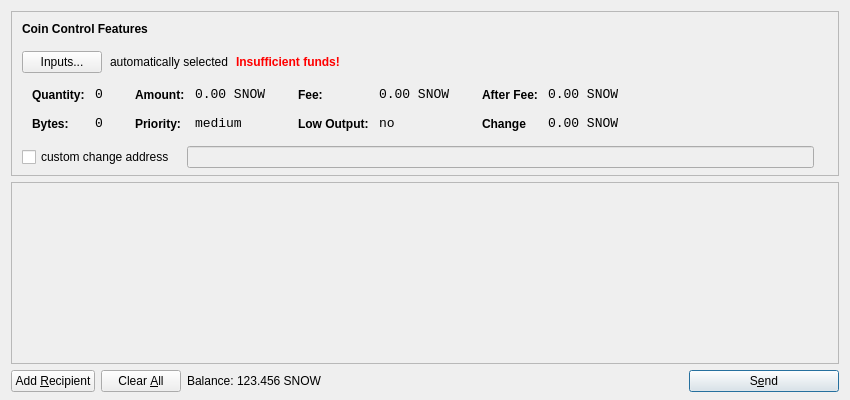
<?xml version="1.0" encoding="UTF-8"?>
<ui version="4.0">
 <class>SendCoinsDialog</class>
 <widget class="QDialog" name="SendCoinsDialog">
  <property name="geometry">
   <rect>
    <x>0</x>
    <y>0</y>
    <width>850</width>
    <height>400</height>
   </rect>
  </property>
  <property name="windowTitle">
   <string>Send Coins</string>
  </property>
  <layout class="QVBoxLayout" name="verticalLayout" stretch="0,1,0">
   <property name="bottomMargin">
    <number>8</number>
   </property>
   <item>
    <widget class="QFrame" name="frameCoinControl">
     <property name="sizePolicy">
      <sizepolicy hsizetype="Expanding" vsizetype="Expanding">
       <horstretch>0</horstretch>
       <verstretch>0</verstretch>
      </sizepolicy>
     </property>
     <property name="maximumSize">
      <size>
       <width>16777215</width>
       <height>16777215</height>
      </size>
     </property>
     <property name="frameShape">
      <enum>QFrame::StyledPanel</enum>
     </property>
     <property name="frameShadow">
      <enum>QFrame::Sunken</enum>
     </property>
     <layout class="QVBoxLayout" name="verticalLayoutCoinControl2">
      <property name="spacing">
       <number>-1</number>
      </property>
      <property name="leftMargin">
       <number>0</number>
      </property>
      <property name="topMargin">
       <number>0</number>
      </property>
      <property name="rightMargin">
       <number>0</number>
      </property>
      <property name="bottomMargin">
       <number>6</number>
      </property>
      <item>
       <layout class="QVBoxLayout" name="verticalLayoutCoinControl" stretch="0,0,0,0,1">
        <property name="spacing">
         <number>0</number>
        </property>
        <property name="leftMargin">
         <number>10</number>
        </property>
        <property name="topMargin">
         <number>10</number>
        </property>
        <item>
         <layout class="QHBoxLayout" name="horizontalLayoutCoinControl1">
          <property name="bottomMargin">
           <number>15</number>
          </property>
          <item>
           <widget class="QLabel" name="labelCoinControlFeatures">
            <property name="sizePolicy">
             <sizepolicy hsizetype="Preferred" vsizetype="Maximum">
              <horstretch>0</horstretch>
              <verstretch>0</verstretch>
             </sizepolicy>
            </property>
            <property name="font">
             <font>
              <weight>75</weight>
              <bold>true</bold>
             </font>
            </property>
            <property name="styleSheet">
             <string notr="true">font-weight:bold;</string>
            </property>
            <property name="text">
             <string>Coin Control Features</string>
            </property>
           </widget>
          </item>
         </layout>
        </item>
        <item>
         <layout class="QHBoxLayout" name="horizontalLayoutCoinControl2" stretch="0,0,0,0">
          <property name="spacing">
           <number>8</number>
          </property>
          <property name="bottomMargin">
           <number>10</number>
          </property>
          <item>
           <widget class="QPushButton" name="pushButtonCoinControl">
            <property name="styleSheet">
             <string notr="true"/>
            </property>
            <property name="text">
             <string>Inputs...</string>
            </property>
           </widget>
          </item>
          <item>
           <widget class="QLabel" name="labelCoinControlAutomaticallySelected">
            <property name="text">
             <string>automatically selected</string>
            </property>
            <property name="margin">
             <number>5</number>
            </property>
           </widget>
          </item>
          <item>
           <widget class="QLabel" name="labelCoinControlInsuffFunds">
            <property name="font">
             <font>
              <weight>75</weight>
              <bold>true</bold>
             </font>
            </property>
            <property name="styleSheet">
             <string notr="true">color:red;font-weight:bold;</string>
            </property>
            <property name="text">
             <string>Insufficient funds!</string>
            </property>
            <property name="margin">
             <number>5</number>
            </property>
           </widget>
          </item>
          <item>
           <spacer name="horizontalSpacerCoinControl">
            <property name="orientation">
             <enum>Qt::Horizontal</enum>
            </property>
            <property name="sizeHint" stdset="0">
             <size>
              <width>40</width>
              <height>1</height>
             </size>
            </property>
           </spacer>
          </item>
         </layout>
        </item>
        <item>
         <widget class="QWidget" name="widgetCoinControl" native="true">
          <property name="sizePolicy">
           <sizepolicy hsizetype="Preferred" vsizetype="Preferred">
            <horstretch>0</horstretch>
            <verstretch>0</verstretch>
           </sizepolicy>
          </property>
          <property name="minimumSize">
           <size>
            <width>0</width>
            <height>0</height>
           </size>
          </property>
          <property name="styleSheet">
           <string notr="true"/>
          </property>
          <layout class="QHBoxLayout" name="horizontalLayoutCoinControl5">
           <property name="margin">
            <number>0</number>
           </property>
           <item>
            <layout class="QHBoxLayout" name="horizontalLayoutCoinControl3" stretch="0,0,0,1">
             <property name="spacing">
              <number>20</number>
             </property>
             <property name="topMargin">
              <number>0</number>
             </property>
             <property name="bottomMargin">
              <number>10</number>
             </property>
             <item>
              <layout class="QFormLayout" name="formLayoutCoinControl1">
               <property name="horizontalSpacing">
                <number>10</number>
               </property>
               <property name="verticalSpacing">
                <number>14</number>
               </property>
               <property name="leftMargin">
                <number>10</number>
               </property>
               <property name="topMargin">
                <number>4</number>
               </property>
               <property name="rightMargin">
                <number>6</number>
               </property>
               <item row="0" column="0">
                <widget class="QLabel" name="labelCoinControlQuantityText">
                 <property name="styleSheet">
                  <string notr="true">font-weight:bold;</string>
                 </property>
                 <property name="text">
                  <string>Quantity:</string>
                 </property>
                 <property name="margin">
                  <number>0</number>
                 </property>
                </widget>
               </item>
               <item row="0" column="1">
                <widget class="QLabel" name="labelCoinControlQuantity">
                 <property name="font">
                  <font>
                   <family>Monospace</family>
                   <pointsize>10</pointsize>
                  </font>
                 </property>
                 <property name="cursor">
                  <cursorShape>IBeamCursor</cursorShape>
                 </property>
                 <property name="contextMenuPolicy">
                  <enum>Qt::ActionsContextMenu</enum>
                 </property>
                 <property name="text">
                  <string>0</string>
                 </property>
                 <property name="margin">
                  <number>0</number>
                 </property>
                 <property name="textInteractionFlags">
                  <set>Qt::LinksAccessibleByMouse|Qt::TextSelectableByKeyboard|Qt::TextSelectableByMouse</set>
                 </property>
                </widget>
               </item>
               <item row="1" column="0">
                <widget class="QLabel" name="labelCoinControlBytesText">
                 <property name="styleSheet">
                  <string notr="true">font-weight:bold;</string>
                 </property>
                 <property name="text">
                  <string>Bytes:</string>
                 </property>
                </widget>
               </item>
               <item row="1" column="1">
                <widget class="QLabel" name="labelCoinControlBytes">
                 <property name="font">
                  <font>
                   <family>Monospace</family>
                   <pointsize>10</pointsize>
                  </font>
                 </property>
                 <property name="cursor">
                  <cursorShape>IBeamCursor</cursorShape>
                 </property>
                 <property name="contextMenuPolicy">
                  <enum>Qt::ActionsContextMenu</enum>
                 </property>
                 <property name="text">
                  <string>0</string>
                 </property>
                 <property name="textInteractionFlags">
                  <set>Qt::LinksAccessibleByMouse|Qt::TextSelectableByKeyboard|Qt::TextSelectableByMouse</set>
                 </property>
                </widget>
               </item>
              </layout>
             </item>
             <item>
              <layout class="QFormLayout" name="formLayoutCoinControl2">
               <property name="horizontalSpacing">
                <number>10</number>
               </property>
               <property name="verticalSpacing">
                <number>14</number>
               </property>
               <property name="leftMargin">
                <number>6</number>
               </property>
               <property name="topMargin">
                <number>4</number>
               </property>
               <property name="rightMargin">
                <number>6</number>
               </property>
               <item row="0" column="0">
                <widget class="QLabel" name="labelCoinControlAmountText">
                 <property name="styleSheet">
                  <string notr="true">font-weight:bold;</string>
                 </property>
                 <property name="text">
                  <string>Amount:</string>
                 </property>
                 <property name="margin">
                  <number>0</number>
                 </property>
                </widget>
               </item>
               <item row="0" column="1">
                <widget class="QLabel" name="labelCoinControlAmount">
                 <property name="font">
                  <font>
                   <family>Monospace</family>
                   <pointsize>10</pointsize>
                  </font>
                 </property>
                 <property name="cursor">
                  <cursorShape>IBeamCursor</cursorShape>
                 </property>
                 <property name="contextMenuPolicy">
                  <enum>Qt::ActionsContextMenu</enum>
                 </property>
                 <property name="text">
                  <string>0.00 SNOW</string>
                 </property>
                 <property name="textInteractionFlags">
                  <set>Qt::LinksAccessibleByMouse|Qt::TextSelectableByKeyboard|Qt::TextSelectableByMouse</set>
                 </property>
                </widget>
               </item>
               <item row="1" column="0">
                <widget class="QLabel" name="labelCoinControlPriorityText">
                 <property name="styleSheet">
                  <string notr="true">font-weight:bold;</string>
                 </property>
                 <property name="text">
                  <string>Priority:</string>
                 </property>
                </widget>
               </item>
               <item row="1" column="1">
                <widget class="QLabel" name="labelCoinControlPriority">
                 <property name="font">
                  <font>
                   <family>Monospace</family>
                   <pointsize>10</pointsize>
                  </font>
                 </property>
                 <property name="cursor">
                  <cursorShape>IBeamCursor</cursorShape>
                 </property>
                 <property name="contextMenuPolicy">
                  <enum>Qt::ActionsContextMenu</enum>
                 </property>
                 <property name="text">
                  <string>medium</string>
                 </property>
                 <property name="textInteractionFlags">
                  <set>Qt::LinksAccessibleByMouse|Qt::TextSelectableByKeyboard|Qt::TextSelectableByMouse</set>
                 </property>
                </widget>
               </item>
              </layout>
             </item>
             <item>
              <layout class="QFormLayout" name="formLayoutCoinControl3">
               <property name="horizontalSpacing">
                <number>10</number>
               </property>
               <property name="verticalSpacing">
                <number>14</number>
               </property>
               <property name="leftMargin">
                <number>6</number>
               </property>
               <property name="topMargin">
                <number>4</number>
               </property>
               <property name="rightMargin">
                <number>6</number>
               </property>
               <item row="0" column="0">
                <widget class="QLabel" name="labelCoinControlFeeText">
                 <property name="styleSheet">
                  <string notr="true">font-weight:bold;</string>
                 </property>
                 <property name="text">
                  <string>Fee:</string>
                 </property>
                 <property name="margin">
                  <number>0</number>
                 </property>
                </widget>
               </item>
               <item row="0" column="1">
                <widget class="QLabel" name="labelCoinControlFee">
                 <property name="font">
                  <font>
                   <family>Monospace</family>
                   <pointsize>10</pointsize>
                  </font>
                 </property>
                 <property name="cursor">
                  <cursorShape>IBeamCursor</cursorShape>
                 </property>
                 <property name="contextMenuPolicy">
                  <enum>Qt::ActionsContextMenu</enum>
                 </property>
                 <property name="text">
                  <string>0.00 SNOW</string>
                 </property>
                 <property name="textInteractionFlags">
                  <set>Qt::LinksAccessibleByMouse|Qt::TextSelectableByKeyboard|Qt::TextSelectableByMouse</set>
                 </property>
                </widget>
               </item>
               <item row="1" column="0">
                <widget class="QLabel" name="labelCoinControlLowOutputText">
                 <property name="styleSheet">
                  <string notr="true">font-weight:bold;</string>
                 </property>
                 <property name="text">
                  <string>Low Output:</string>
                 </property>
                </widget>
               </item>
               <item row="1" column="1">
                <widget class="QLabel" name="labelCoinControlLowOutput">
                 <property name="font">
                  <font>
                   <family>Monospace</family>
                   <pointsize>10</pointsize>
                  </font>
                 </property>
                 <property name="cursor">
                  <cursorShape>IBeamCursor</cursorShape>
                 </property>
                 <property name="contextMenuPolicy">
                  <enum>Qt::ActionsContextMenu</enum>
                 </property>
                 <property name="text">
                  <string>no</string>
                 </property>
                 <property name="textInteractionFlags">
                  <set>Qt::LinksAccessibleByMouse|Qt::TextSelectableByKeyboard|Qt::TextSelectableByMouse</set>
                 </property>
                </widget>
               </item>
              </layout>
             </item>
             <item>
              <layout class="QFormLayout" name="formLayoutCoinControl4">
               <property name="horizontalSpacing">
                <number>10</number>
               </property>
               <property name="verticalSpacing">
                <number>14</number>
               </property>
               <property name="leftMargin">
                <number>6</number>
               </property>
               <property name="topMargin">
                <number>4</number>
               </property>
               <property name="rightMargin">
                <number>6</number>
               </property>
               <item row="0" column="0">
                <widget class="QLabel" name="labelCoinControlAfterFeeText">
                 <property name="styleSheet">
                  <string notr="true">font-weight:bold;</string>
                 </property>
                 <property name="text">
                  <string>After Fee:</string>
                 </property>
                 <property name="margin">
                  <number>0</number>
                 </property>
                </widget>
               </item>
               <item row="0" column="1">
                <widget class="QLabel" name="labelCoinControlAfterFee">
                 <property name="font">
                  <font>
                   <family>Monospace</family>
                   <pointsize>10</pointsize>
                  </font>
                 </property>
                 <property name="cursor">
                  <cursorShape>IBeamCursor</cursorShape>
                 </property>
                 <property name="contextMenuPolicy">
                  <enum>Qt::ActionsContextMenu</enum>
                 </property>
                 <property name="text">
                  <string>0.00 SNOW</string>
                 </property>
                 <property name="textInteractionFlags">
                  <set>Qt::LinksAccessibleByMouse|Qt::TextSelectableByKeyboard|Qt::TextSelectableByMouse</set>
                 </property>
                </widget>
               </item>
               <item row="1" column="0">
                <widget class="QLabel" name="labelCoinControlChangeText">
                 <property name="styleSheet">
                  <string notr="true">font-weight:bold;</string>
                 </property>
                 <property name="text">
                  <string>Change</string>
                 </property>
                </widget>
               </item>
               <item row="1" column="1">
                <widget class="QLabel" name="labelCoinControlChange">
                 <property name="font">
                  <font>
                   <family>Monospace</family>
                   <pointsize>10</pointsize>
                  </font>
                 </property>
                 <property name="cursor">
                  <cursorShape>IBeamCursor</cursorShape>
                 </property>
                 <property name="contextMenuPolicy">
                  <enum>Qt::ActionsContextMenu</enum>
                 </property>
                 <property name="text">
                  <string>0.00 SNOW</string>
                 </property>
                 <property name="textInteractionFlags">
                  <set>Qt::LinksAccessibleByMouse|Qt::TextSelectableByKeyboard|Qt::TextSelectableByMouse</set>
                 </property>
                </widget>
               </item>
              </layout>
             </item>
            </layout>
           </item>
          </layout>
         </widget>
        </item>
        <item>
         <layout class="QHBoxLayout" name="horizontalLayoutCoinControl4" stretch="0,0,0">
          <property name="spacing">
           <number>12</number>
          </property>
          <property name="sizeConstraint">
           <enum>QLayout::SetDefaultConstraint</enum>
          </property>
          <property name="topMargin">
           <number>5</number>
          </property>
          <property name="rightMargin">
           <number>5</number>
          </property>
          <item>
           <widget class="QCheckBox" name="checkBoxCoinControlChange">
            <property name="text">
             <string>custom change address</string>
            </property>
           </widget>
          </item>
          <item>
           <widget class="QLineEdit" name="lineEditCoinControlChange">
            <property name="enabled">
             <bool>false</bool>
            </property>
            <property name="sizePolicy">
             <sizepolicy hsizetype="Expanding" vsizetype="Fixed">
              <horstretch>0</horstretch>
              <verstretch>0</verstretch>
             </sizepolicy>
            </property>
           </widget>
          </item>
          <item>
           <widget class="QLabel" name="labelCoinControlChangeLabel">
            <property name="sizePolicy">
             <sizepolicy hsizetype="Preferred" vsizetype="Expanding">
              <horstretch>0</horstretch>
              <verstretch>0</verstretch>
             </sizepolicy>
            </property>
            <property name="minimumSize">
             <size>
              <width>0</width>
              <height>0</height>
             </size>
            </property>
            <property name="text">
             <string/>
            </property>
            <property name="margin">
             <number>3</number>
            </property>
           </widget>
          </item>
         </layout>
        </item>
        <item>
         <spacer name="verticalSpacerCoinControl">
          <property name="orientation">
           <enum>Qt::Vertical</enum>
          </property>
          <property name="sizeHint" stdset="0">
           <size>
            <width>800</width>
            <height>1</height>
           </size>
          </property>
         </spacer>
        </item>
       </layout>
      </item>
     </layout>
    </widget>
   </item>
   <item>
    <widget class="QScrollArea" name="scrollArea">
     <property name="widgetResizable">
      <bool>true</bool>
     </property>
     <widget class="QWidget" name="scrollAreaWidgetContents">
      <property name="geometry">
       <rect>
        <x>0</x>
        <y>0</y>
        <width>830</width>
        <height>165</height>
       </rect>
      </property>
      <layout class="QVBoxLayout" name="verticalLayout_2">
       <property name="margin">
        <number>0</number>
       </property>
       <item>
        <layout class="QVBoxLayout" name="entries">
         <property name="spacing">
          <number>6</number>
         </property>
        </layout>
       </item>
       <item>
        <spacer name="verticalSpacer">
         <property name="orientation">
          <enum>Qt::Vertical</enum>
         </property>
         <property name="sizeHint" stdset="0">
          <size>
           <width>20</width>
           <height>40</height>
          </size>
         </property>
        </spacer>
       </item>
      </layout>
     </widget>
    </widget>
   </item>
   <item>
    <layout class="QHBoxLayout" name="horizontalLayout">
     <item>
      <widget class="QPushButton" name="addButton">
       <property name="toolTip">
        <string>Send to multiple recipients at once</string>
       </property>
       <property name="text">
        <string>Add &amp;Recipient</string>
       </property>
       <property name="icon">
        <iconset resource="../bitcoin.qrc">
         <normaloff>:/icons/add</normaloff>:/icons/add</iconset>
       </property>
       <property name="autoDefault">
        <bool>false</bool>
       </property>
      </widget>
     </item>
     <item>
      <widget class="QPushButton" name="clearButton">
       <property name="sizePolicy">
        <sizepolicy hsizetype="Minimum" vsizetype="Fixed">
         <horstretch>0</horstretch>
         <verstretch>0</verstretch>
        </sizepolicy>
       </property>
       <property name="toolTip">
        <string>Remove all transaction fields</string>
       </property>
       <property name="text">
        <string>Clear &amp;All</string>
       </property>
       <property name="icon">
        <iconset resource="../bitcoin.qrc">
         <normaloff>:/icons/remove</normaloff>:/icons/remove</iconset>
       </property>
       <property name="autoRepeatDelay">
        <number>300</number>
       </property>
       <property name="autoDefault">
        <bool>false</bool>
       </property>
      </widget>
     </item>
     <item>
      <layout class="QHBoxLayout" name="horizontalLayout_2">
       <property name="spacing">
        <number>3</number>
       </property>
       <item>
        <widget class="QLabel" name="label">
         <property name="sizePolicy">
          <sizepolicy hsizetype="Preferred" vsizetype="Fixed">
           <horstretch>0</horstretch>
           <verstretch>0</verstretch>
          </sizepolicy>
         </property>
         <property name="text">
          <string>Balance:</string>
         </property>
        </widget>
       </item>
       <item>
        <widget class="QLabel" name="labelBalance">
         <property name="sizePolicy">
          <sizepolicy hsizetype="Preferred" vsizetype="Fixed">
           <horstretch>0</horstretch>
           <verstretch>0</verstretch>
          </sizepolicy>
         </property>
         <property name="cursor">
          <cursorShape>IBeamCursor</cursorShape>
         </property>
         <property name="text">
          <string>123.456 SNOW</string>
         </property>
         <property name="textInteractionFlags">
          <set>Qt::LinksAccessibleByMouse|Qt::TextSelectableByKeyboard|Qt::TextSelectableByMouse</set>
         </property>
        </widget>
       </item>
      </layout>
     </item>
     <item>
      <spacer name="horizontalSpacer">
       <property name="orientation">
        <enum>Qt::Horizontal</enum>
       </property>
       <property name="sizeHint" stdset="0">
        <size>
         <width>40</width>
         <height>20</height>
        </size>
       </property>
      </spacer>
     </item>
     <item>
      <widget class="QPushButton" name="sendButton">
       <property name="minimumSize">
        <size>
         <width>150</width>
         <height>0</height>
        </size>
       </property>
       <property name="toolTip">
        <string>Confirm the send action</string>
       </property>
       <property name="text">
        <string>S&amp;end</string>
       </property>
       <property name="icon">
        <iconset resource="../bitcoin.qrc">
         <normaloff>:/icons/send</normaloff>:/icons/send</iconset>
       </property>
       <property name="default">
        <bool>true</bool>
       </property>
      </widget>
     </item>
    </layout>
   </item>
  </layout>
 </widget>
 <resources>
  <include location="../bitcoin.qrc"/>
 </resources>
 <connections/>
</ui>
